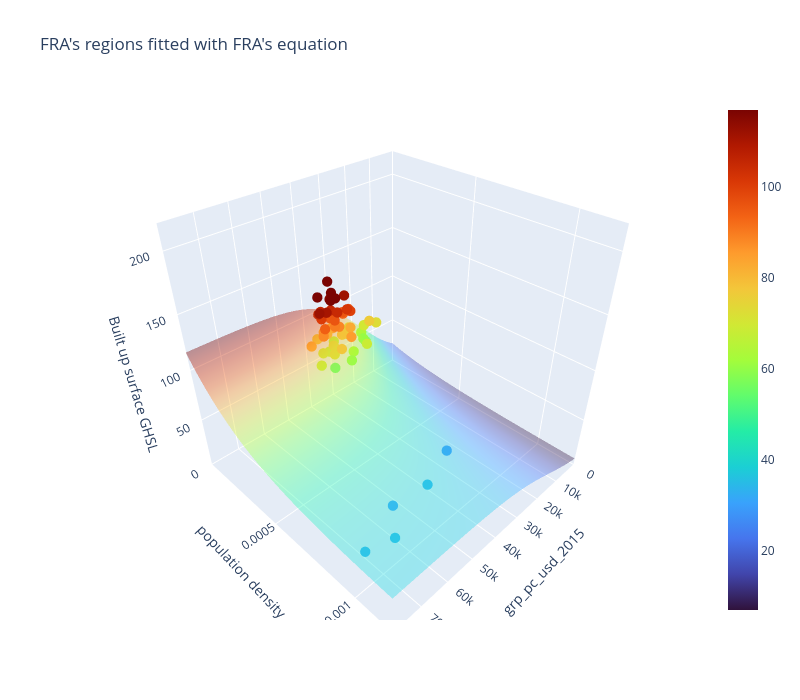
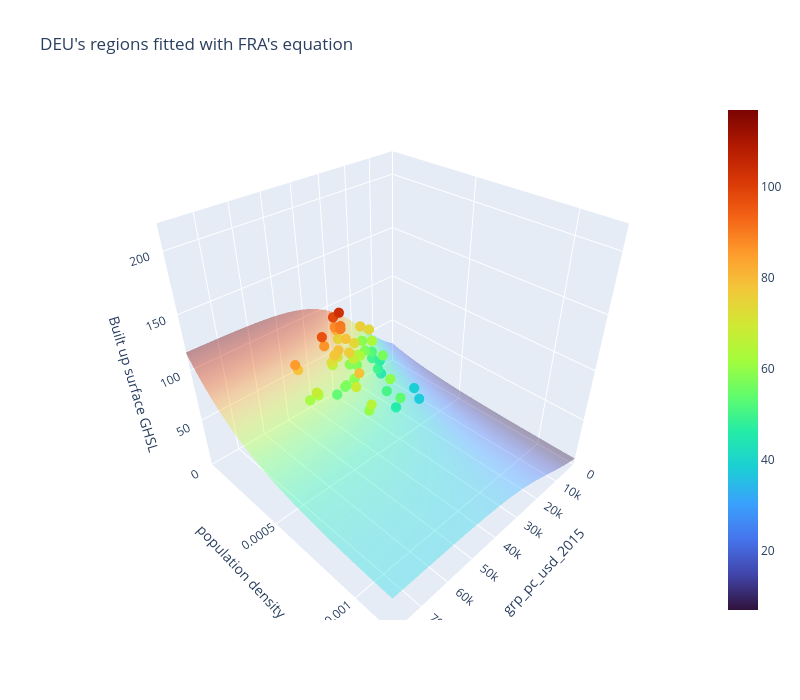
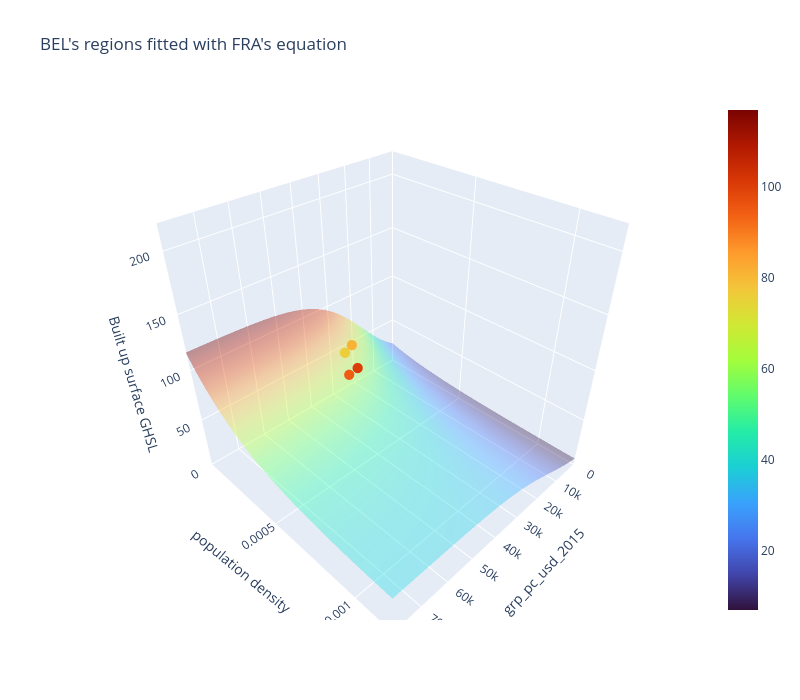

The code cell stored with these charts, in order, in its notebook:
### Markdown cell above
### PART 5.2 : 3D Plot with only one equation for every country

Now we want to compare all the countries to only one fit.

### Code cell
if three_D_plots:    
    if fit_type == 0:
        global_STL_fit_params = STL_fit_handler[best_region_fit].fitted_params
    elif fit_type == 1: 
        global_STL_fit_params = [saturation_fit_handler[best_region_fit].fitted_params[0], saturation_fit_handler[best_region_fit].fitted_params[1], saturation_fit_handler[best_region_fit].fitted_params[2], logistic_fit_handler[best_region_fit].fitted_params[1], logistic_fit_handler[best_region_fit].fitted_params[2]]
    elif fit_type == 2:
        global_STL_fit_params = my_own_fit      

    # Create a meshgrid of x and y values
    x = np.linspace(x_min, x_max, 50)
    y = np.linspace(y_min, y_max, 50)
    x_grid, y_grid = np.meshgrid(x, y)

    z = STL([x_grid,y_grid], global_STL_fit_params[0], global_STL_fit_params[1], global_STL_fit_params[2], global_STL_fit_params[3], global_STL_fit_params[4])    

    cmin = np.min(z)
    cmax = np.max(z)

    for j in range(len(regions)):
        try:            
            # Create the surface plot using Plotly
            fig = go.Figure(data=[
                go.Surface(
                    z=z, 
                    x=x_grid, 
                    y=y_grid, 
                    colorscale="Turbo", 
                    cmin=cmin,
                    cmax=cmax,
                    opacity=0.4),
                go.Scatter3d(
                    x=df_gdp_cap_region_handler[j], y=df_pop_density_region_handler[j], z=df_built_up_region_handler[j],
                    mode='markers',  # Use 'markers' for scatter plot
                    marker=dict(
                        size=6,  # Size of the points
                        color=df_built_up_region_handler[j],  # Color of the points
                        colorscale='Turbo',  # Colorscale for the points
                        cmin=cmin,
                        cmax=cmax,
                        opacity=1.0
                    )
                ),
                
                ]
                )
        
            # Customize the layout
            fig.update_layout(title=regions[j].name + "'s regions fitted with " + regions[best_region_fit].name + "'s equation",
                            scene=dict(
                                xaxis=dict(title='grp_pc_usd_2015', range=[x_min, x_max]),
                                yaxis=dict(title='population density', range=[y_min, y_max]),
                                zaxis=dict(title=y_col, range=[z_min, z_max]),
                            ),
                            width=800, height=700)
        
            # Show the plot
            fig.show()
        except Exception as e:
            print(region.name, "\n", e)

### Figure 1 — Plotly figure (JSON) as saved in the notebook; plotly's stock layout.template omitted (floating-point values rounded to 4 significant figures; data arrays with more than 128 entries replaced by an {"elided": "..."} marker saying what was removed)
{"data": [{"cmax": 116.8, "cmin": 6.934, "colorscale": [[0, "#30123b"], [0.07143, "#4145ab"], [0.1429, "#4675ed"], [0.2143, "#39a2fc"], [0.2857, "#1bcfd4"], [0.3571, "#24eca6"], [0.4286, "#61fc6c"], [0.5, "#a4fc3b"], [0.5714, "#d1e834"], [0.6429, "#f3c63a"], [0.7143, "#fe9b2d"], [0.7857, "#f36315"], [0.8571, "#d93806"], [0.9286, "#b11901"], [1, "#7a0402"]], "opacity": 0.4, "type": "surface", "x": {"elided": "50x50 float values"}, "y": {"elided": "50x50 float values"}, "z": {"elided": "50x50 float values"}}, {"marker": {"cmax": 116.8, "cmin": 6.934, "color": [60.32, 68.15, 78.2, 83.13, 87.83, 63.41, 80.15, 93.22, 105.8, 119.5, 72.49, 88.45, 99.7, 110.5, 121.0, 69.9, 84.01, 95.74, 105.1, 114.9, 64.78, 72.05, 76.9, 81.88, 66.19, 75.97, 86.24, 96.08, 58.92, 68.35, 77.37, 84.87, 28.38, 30.36, 33.29, 33.18, 33.88, 57.86, 72.06, 82.57, 94.1, 104.7, 95.47, 111.7, 122.3, 133.3, 84.4, 96.8, 100.6, 105.7, 76.51, 89.59, 102.0, 112.0, 120.2, 53.2, 61.69, 66.65, 71.97], "colorscale": [[0, "#30123b"], [0.07143, "#4145ab"], [0.1429, "#4675ed"], [0.2143, "#39a2fc"], [0.2857, "#1bcfd4"], [0.3571, "#24eca6"], [0.4286, "#61fc6c"], [0.5, "#a4fc3b"], [0.5714, "#d1e834"], [0.6429, "#f3c63a"], [0.7143, "#fe9b2d"], [0.7857, "#f36315"], [0.8571, "#d93806"], [0.9286, "#b11901"], [1, "#7a0402"]], "opacity": 1, "size": 6}, "mode": "markers", "type": "scatter3d", "x": [19910.0, 37880.0, 29940.0, 42890.0, 38230.0, 18990.0, 33760.0, 26780.0, 35970.0, 31290.0, 14500.0, 31140.0, 26480.0, 36690.0, 33240.0, 17700.0, 35380.0, 27220.0, 37220.0, 32360.0, 29810.0, 23090.0, 36930.0, 31260.0, 35200.0, 27730.0, 37280.0, 32500.0, 30910.0, 24240.0, 35160.0, 31090.0, 31880.0, 58740.0, 47320.0, 74710.0, 66650.0, 19590.0, 33960.0, 26680.0, 37310.0, 32020.0, 32460.0, 26220.0, 37230.0, 33140.0, 31710.0, 24960.0, 36670.0, 33060.0, 17080.0, 32460.0, 27490.0, 39090.0, 34860.0, 35680.0, 27980.0, 42170.0, 36920.0], "y": [8.541e-05, 9.4e-05, 9.869e-05, 0.0001068, 0.0001127, 5.496e-05, 5.644e-05, 5.703e-05, 5.869e-05, 5.856e-05, 9.801e-05, 0.0001031, 0.000108, 0.000118, 0.000123, 5.558e-05, 5.998e-05, 6.201e-05, 6.449e-05, 6.512e-05, 2.912e-05, 3.086e-05, 3.612e-05, 3.949e-05, 9.179e-05, 9.4e-05, 9.629e-05, 9.66e-05, 0.0001813, 0.0001841, 0.000187, 0.0001886, 0.0008195, 0.0008828, 0.0009139, 0.0009775, 0.001013, 9.801e-05, 0.0001042, 0.000107, 0.0001103, 0.0001109, 6.067e-05, 6.283e-05, 6.815e-05, 7.093e-05, 6.221e-05, 6.706e-05, 7.551e-05, 8.054e-05, 8.788e-05, 9.558e-05, 0.0001016, 0.0001117, 0.0001183, 0.0001376, 0.0001468, 0.0001584, 0.0001634], "z": [60.32, 68.15, 78.2, 83.13, 87.83, 63.41, 80.15, 93.22, 105.8, 119.5, 72.49, 88.45, 99.7, 110.5, 121.0, 69.9, 84.01, 95.74, 105.1, 114.9, 64.78, 72.05, 76.9, 81.88, 66.19, 75.97, 86.24, 96.08, 58.92, 68.35, 77.37, 84.87, 28.38, 30.36, 33.29, 33.18, 33.88, 57.86, 72.06, 82.57, 94.1, 104.7, 95.47, 111.7, 122.3, 133.3, 84.4, 96.8, 100.6, 105.7, 76.51, 89.59, 102.0, 112.0, 120.2, 53.2, 61.69, 66.65, 71.97]}], "layout": {"height": 700, "scene": {"xaxis": {"range": [0, 80000], "title": {"text": "grp_pc_usd_2015"}}, "yaxis": {"range": [0, 0.0012], "title": {"text": "population density"}}, "zaxis": {"range": [0, 220], "title": {"text": "Built up surface GHSL"}}}, "title": {"text": "FRA's regions fitted with FRA's equation"}, "width": 800}}

### Figure 2 — Plotly figure (JSON) as saved in the notebook; plotly's stock layout.template omitted (floating-point values rounded to 4 significant figures; data arrays with more than 128 entries replaced by an {"elided": "..."} marker saying what was removed)
{"data": [{"cmax": 116.8, "cmin": 6.934, "colorscale": [[0, "#30123b"], [0.07143, "#4145ab"], [0.1429, "#4675ed"], [0.2143, "#39a2fc"], [0.2857, "#1bcfd4"], [0.3571, "#24eca6"], [0.4286, "#61fc6c"], [0.5, "#a4fc3b"], [0.5714, "#d1e834"], [0.6429, "#f3c63a"], [0.7143, "#fe9b2d"], [0.7857, "#f36315"], [0.8571, "#d93806"], [0.9286, "#b11901"], [1, "#7a0402"]], "opacity": 0.4, "type": "surface", "x": {"elided": "50x50 float values"}, "y": {"elided": "50x50 float values"}, "z": {"elided": "50x50 float values"}}, {"marker": {"cmax": 116.8, "cmin": 6.934, "color": [47.03, 51.85, 57.18, 62.64, 67.62, 55.86, 61.88, 69.15, 78.05, 85.36, 21.11, 23.64, 26.04, 26.63, 26.39, 75.42, 87.74, 98.28, 24.9, 31.88, 38.08, 41.29, 42.58, 35.59, 37.83, 39.04, 39.8, 41.63, 48.65, 54.11, 60.15, 63.45, 57.48, 71.94, 81.85, 51.5, 62.6, 73.53, 86.43, 96.49, 37.56, 45.78, 53.68, 60.19, 65.06, 44.12, 54.31, 63.05, 71.73, 78.02, 38.35, 50.57, 59.05, 68.32, 78.22, 56.47, 67.41, 75.71, 73.67, 90.41, 103.4, 45.86, 54.74, 61.65, 71.51, 78.54, 63.35, 78.08, 89.98], "colorscale": [[0, "#30123b"], [0.07143, "#4145ab"], [0.1429, "#4675ed"], [0.2143, "#39a2fc"], [0.2857, "#1bcfd4"], [0.3571, "#24eca6"], [0.4286, "#61fc6c"], [0.5, "#a4fc3b"], [0.5714, "#d1e834"], [0.6429, "#f3c63a"], [0.7143, "#fe9b2d"], [0.7857, "#f36315"], [0.8571, "#d93806"], [0.9286, "#b11901"], [1, "#7a0402"]], "opacity": 1, "size": 6}, "mode": "markers", "type": "scatter3d", "x": [24110.0, 39700.0, 36470.0, 51440.0, 52310.0, 22950.0, 38010.0, 36430.0, 52170.0, 53340.0, 15360.0, 25510.0, 31240.0, 43210.0, 46330.0, 21250.0, 32060.0, 32480.0, 30080.0, 45940.0, 41590.0, 57500.0, 54060.0, 63250.0, 56480.0, 76190.0, 72550.0, 23330.0, 43150.0, 39570.0, 53990.0, 51280.0, 20220.0, 30290.0, 30790.0, 20220.0, 30120.0, 28770.0, 41100.0, 41760.0, 22790.0, 33680.0, 31970.0, 44760.0, 43880.0, 19530.0, 30010.0, 28730.0, 40460.0, 39350.0, 20130.0, 31550.0, 29260.0, 42420.0, 40300.0, 20970.0, 32830.0, 34310.0, 19840.0, 31320.0, 31280.0, 20750.0, 31560.0, 28390.0, 37180.0, 36800.0, 19970.0, 30690.0, 32360.0], "y": [0.0002584, 0.0002787, 0.0002923, 0.0002998, 0.0003075, 0.0001465, 0.0001626, 0.0001733, 0.0001784, 0.0001854, 0.00393, 0.003855, 0.003804, 0.003867, 0.004059, 8.798e-05, 8.495e-05, 8.469e-05, 0.001855, 0.001748, 0.001676, 0.001673, 0.001721, 0.002187, 0.002332, 0.002428, 0.002505, 0.0002678, 0.0002793, 0.000287, 0.0002875, 0.0002961, 7.916e-05, 7.305e-05, 7.127e-05, 0.0001525, 0.0001612, 0.000167, 0.0001677, 0.0001684, 0.0005232, 0.0005277, 0.0005306, 0.0005269, 0.000528, 0.000199, 0.0002018, 0.0002038, 0.0002028, 0.0002059, 0.0004516, 0.000435, 0.0004239, 0.0004045, 0.0003933, 0.0002441, 0.0002282, 0.0002234, 0.0001291, 0.0001148, 0.0001083, 0.0001626, 0.0001749, 0.0001831, 0.0001867, 0.0001906, 0.0001514, 0.0001391, 0.000133], "z": [47.03, 51.85, 57.18, 62.64, 67.62, 55.86, 61.88, 69.15, 78.05, 85.36, 21.11, 23.64, 26.04, 26.63, 26.39, 75.42, 87.74, 98.28, 24.9, 31.88, 38.08, 41.29, 42.58, 35.59, 37.83, 39.04, 39.8, 41.63, 48.65, 54.11, 60.15, 63.45, 57.48, 71.94, 81.85, 51.5, 62.6, 73.53, 86.43, 96.49, 37.56, 45.78, 53.68, 60.19, 65.06, 44.12, 54.31, 63.05, 71.73, 78.02, 38.35, 50.57, 59.05, 68.32, 78.22, 56.47, 67.41, 75.71, 73.67, 90.41, 103.4, 45.86, 54.74, 61.65, 71.51, 78.54, 63.35, 78.08, 89.98]}], "layout": {"height": 700, "scene": {"xaxis": {"range": [0, 80000], "title": {"text": "grp_pc_usd_2015"}}, "yaxis": {"range": [0, 0.0012], "title": {"text": "population density"}}, "zaxis": {"range": [0, 220], "title": {"text": "Built up surface GHSL"}}}, "title": {"text": "DEU's regions fitted with FRA's equation"}, "width": 800}}

### Figure 3 — Plotly figure (JSON) as saved in the notebook; plotly's stock layout.template omitted (floating-point values rounded to 4 significant figures; data arrays with more than 128 entries replaced by an {"elided": "..."} marker saying what was removed)
{"data": [{"cmax": 116.8, "cmin": 6.934, "colorscale": [[0, "#30123b"], [0.07143, "#4145ab"], [0.1429, "#4675ed"], [0.2143, "#39a2fc"], [0.2857, "#1bcfd4"], [0.3571, "#24eca6"], [0.4286, "#61fc6c"], [0.5, "#a4fc3b"], [0.5714, "#d1e834"], [0.6429, "#f3c63a"], [0.7143, "#fe9b2d"], [0.7857, "#f36315"], [0.8571, "#d93806"], [0.9286, "#b11901"], [1, "#7a0402"]], "opacity": 0.4, "type": "surface", "x": {"elided": "50x50 float values"}, "y": {"elided": "50x50 float values"}, "z": {"elided": "50x50 float values"}}, {"marker": {"cmax": 116.8, "cmin": 6.934, "color": [23.32, 21.54, 94.45, 100.3, 75.79, 81.22], "colorscale": [[0, "#30123b"], [0.07143, "#4145ab"], [0.1429, "#4675ed"], [0.2143, "#39a2fc"], [0.2857, "#1bcfd4"], [0.3571, "#24eca6"], [0.4286, "#61fc6c"], [0.5, "#a4fc3b"], [0.5714, "#d1e834"], [0.6429, "#f3c63a"], [0.7143, "#fe9b2d"], [0.7857, "#f36315"], [0.8571, "#d93806"], [0.9286, "#b11901"], [1, "#7a0402"]], "opacity": 1, "size": 6}, "mode": "markers", "type": "scatter3d", "x": [91530.0, 77890.0, 48060.0, 46140.0, 35350.0, 32830.0], "y": [0.006973, 0.007716, 0.0004612, 0.0004839, 0.0002115, 0.0002197], "z": [23.32, 21.54, 94.45, 100.3, 75.79, 81.22]}], "layout": {"height": 700, "scene": {"xaxis": {"range": [0, 80000], "title": {"text": "grp_pc_usd_2015"}}, "yaxis": {"range": [0, 0.0012], "title": {"text": "population density"}}, "zaxis": {"range": [0, 220], "title": {"text": "Built up surface GHSL"}}}, "title": {"text": "BEL's regions fitted with FRA's equation"}, "width": 800}}
